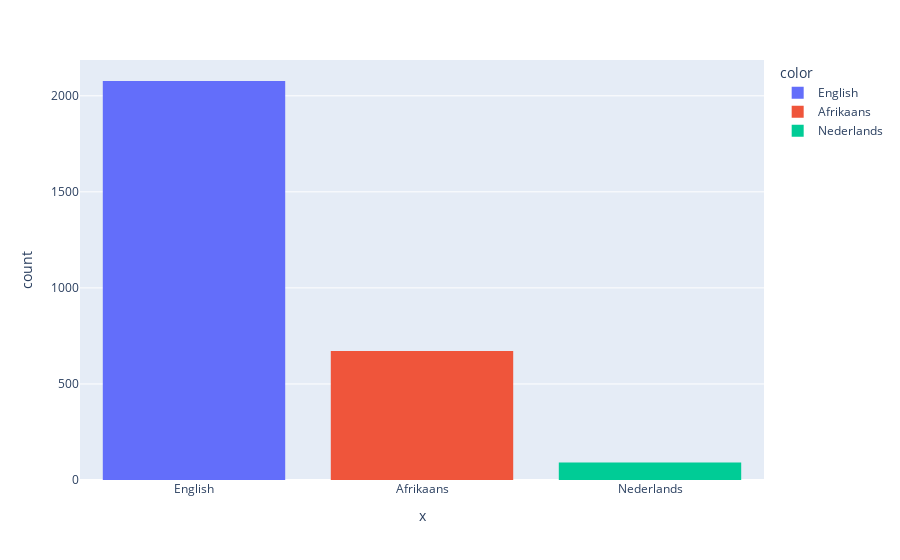

The cell this chart's notebook holds for it:
### Code cell
px.histogram(x=df.language, color = df.language)

### Figure 1 — Plotly figure (JSON) as saved in the notebook; plotly's stock layout.template omitted (floating-point values rounded to 4 significant figures; data arrays with more than 128 entries replaced by an {"elided": "..."} marker saying what was removed)
{"data": [{"alignmentgroup": "True", "bingroup": "x", "hoverlabel": {"namelength": 0}, "hovertemplate": "color=English<br>x=%{x}<br>count=%{y}", "legendgroup": "English", "marker": {"color": "#636efa"}, "name": "English", "offsetgroup": "English", "orientation": "v", "showlegend": true, "type": "histogram", "x": {"elided": "2077 str values"}, "xaxis": "x", "yaxis": "y"}, {"alignmentgroup": "True", "bingroup": "x", "hoverlabel": {"namelength": 0}, "hovertemplate": "color=Afrikaans<br>x=%{x}<br>count=%{y}", "legendgroup": "Afrikaans", "marker": {"color": "#EF553B"}, "name": "Afrikaans", "offsetgroup": "Afrikaans", "orientation": "v", "showlegend": true, "type": "histogram", "x": {"elided": "671 str values"}, "xaxis": "x", "yaxis": "y"}, {"alignmentgroup": "True", "bingroup": "x", "hoverlabel": {"namelength": 0}, "hovertemplate": "color=Nederlands<br>x=%{x}<br>count=%{y}", "legendgroup": "Nederlands", "marker": {"color": "#00cc96"}, "name": "Nederlands", "offsetgroup": "Nederlands", "orientation": "v", "showlegend": true, "type": "histogram", "x": ["Nederlands", "Nederlands", "Nederlands", "Nederlands", "Nederlands", "Nederlands", "Nederlands", "Nederlands", "Nederlands", "Nederlands", "Nederlands", "Nederlands", "Nederlands", "Nederlands", "Nederlands", "Nederlands", "Nederlands", "Nederlands", "Nederlands", "Nederlands", "Nederlands", "Nederlands", "Nederlands", "Nederlands", "Nederlands", "Nederlands", "Nederlands", "Nederlands", "Nederlands", "Nederlands", "Nederlands", "Nederlands", "Nederlands", "Nederlands", "Nederlands", "Nederlands", "Nederlands", "Nederlands", "Nederlands", "Nederlands", "Nederlands", "Nederlands", "Nederlands", "Nederlands", "Nederlands", "Nederlands", "Nederlands", "Nederlands", "Nederlands", "Nederlands", "Nederlands", "Nederlands", "Nederlands", "Nederlands", "Nederlands", "Nederlands", "Nederlands", "Nederlands", "Nederlands", "Nederlands", "Nederlands", "Nederlands", "Nederlands", "Nederlands", "Nederlands", "Nederlands", "Nederlands", "Nederlands", "Nederlands", "Nederlands", "Nederlands", "Nederlands", "Nederlands", "Nederlands", "Nederlands", "Nederlands", "Nederlands", "Nederlands", "Nederlands", "Nederlands", "Nederlands", "Nederlands", "Nederlands", "Nederlands", "Nederlands", "Nederlands", "Nederlands", "Nederlands", "Nederlands", "Nederlands", "Nederlands"], "xaxis": "x", "yaxis": "y"}], "layout": {"barmode": "relative", "legend": {"title": {"text": "color"}, "tracegroupgap": 0}, "margin": {"t": 60}, "xaxis": {"anchor": "y", "domain": [0, 1], "title": {"text": "x"}}, "yaxis": {"anchor": "x", "domain": [0, 1], "title": {"text": "count"}}}}
